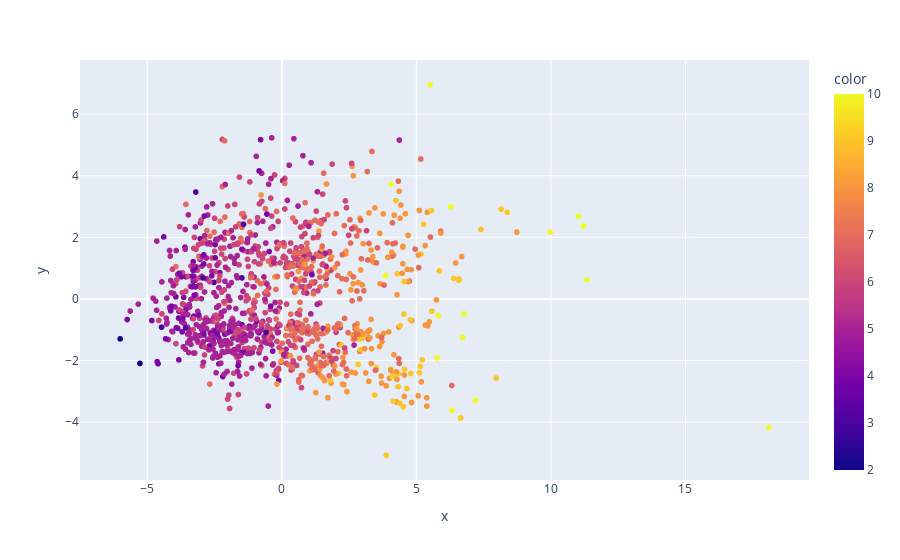
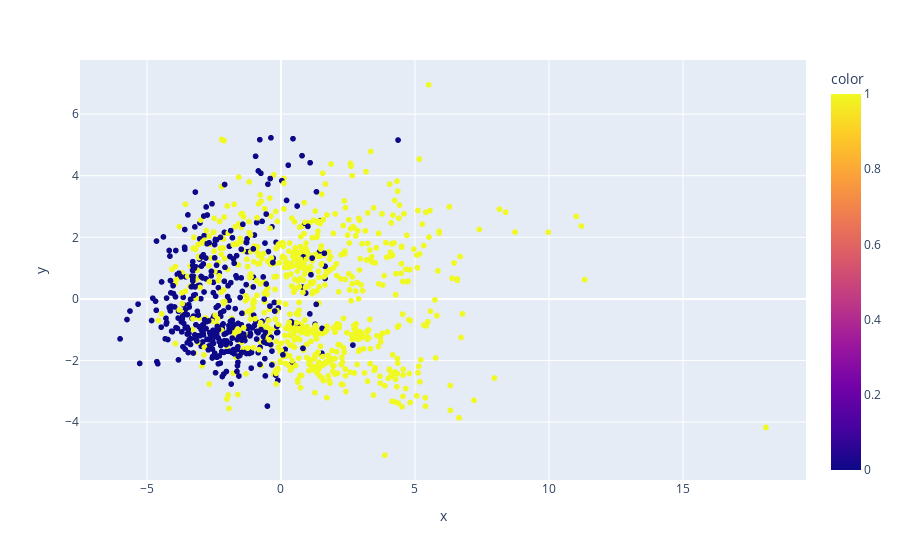
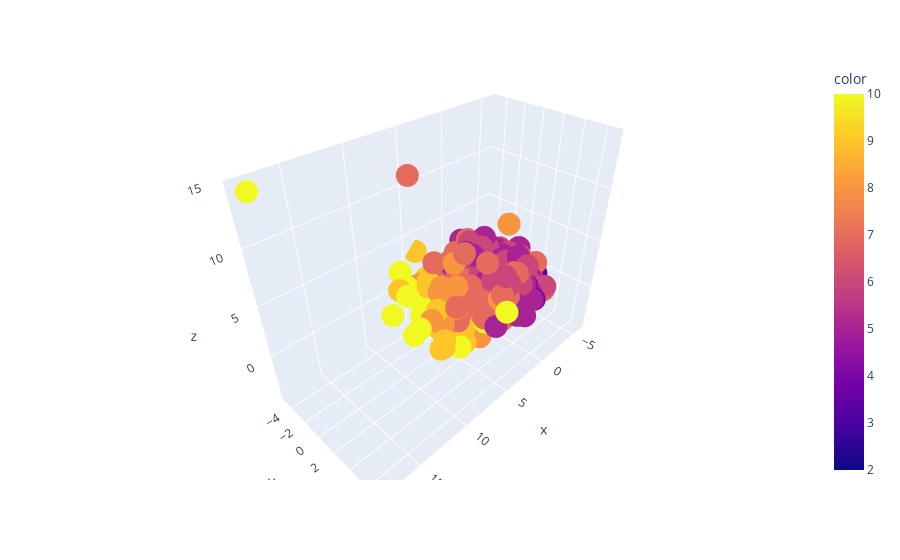

Notebook code cell kept with these figures, in order:
### Markdown cell above
<br>
<font size=5 color=#009999> 1.2 PCA for visualization </font> <br>
</font>


Even after this first cleaning, it is difficult to observe the dataset and to know whether neighbors have the same overall quality or not. You could observe each features, or observe features by groups of 2 or 3, but this requires a huge amount of work as they are 36 features left, even after cleaning! Moreover, the pair-wise distance between two observations in one feature is not always representative of the pair-wise distance between these two observations in the original features space (two houses can have been built the same year but be very different for all other features, for example).

Nevertheless, there exists a powerful tool to reduce the size of data and make it easier to observe: the Principal Component Analysis (PCA). 

<div class="alert alert-warning">
    
Use the <a href="https://scikit-learn.org/stable/modules/generated/sklearn.decomposition.PCA.html?highlight=pca#sklearn.decomposition.PCA">PCA</a> from scikit learn to reduce your data to 2 and 3 dimensions. Observe the two obtained datasets. Would you recommend a method based on neighbors? (Do not forget that you only have parts of the observation, as the data was reduced from dimension 36 to 2 or 3!)  
    
</div>

### Code cell
from sklearn.decomposition import PCA
import plotly.express as px

pca_2d = PCA(n_components=2)
pca_2d.fit(data)

pca_3d = PCA(n_components=3)
pca_3d.fit(data)

X_data2 = pca_2d.transform(data)

X_data3 = pca_3d.transform(data)


fig = px.scatter(x=X_data2[:, 0], y=X_data2[:, 1], color=y_obs)
fig.show()

fig = px.scatter(x=X_data2[:, 0], y=X_data2[:, 1], color=np.where(y_obs>5,1,0))
fig.show()

fig = px.scatter_3d(x=X_data3[:, 0], y=X_data3[:, 1], z=X_data3[:, 2], color=y_obs)
fig.show()

### Figure 1 — Plotly figure (JSON) as saved in the notebook; plotly's stock layout.template omitted (floating-point values rounded to 4 significant figures; data arrays with more than 128 entries replaced by an {"elided": "..."} marker saying what was removed)
{"data": [{"hovertemplate": "x=%{x}<br>y=%{y}<br>color=%{marker.color}<extra></extra>", "legendgroup": "", "marker": {"color": {"elided": "1121 int values"}, "coloraxis": "coloraxis", "symbol": "circle"}, "mode": "markers", "name": "", "showlegend": false, "type": "scattergl", "x": {"elided": "1121 float values"}, "xaxis": "x", "y": {"elided": "1121 float values"}, "yaxis": "y"}], "layout": {"coloraxis": {"colorbar": {"title": {"text": "color"}}, "colorscale": [[0, "#0d0887"], [0.1111, "#46039f"], [0.2222, "#7201a8"], [0.3333, "#9c179e"], [0.4444, "#bd3786"], [0.5556, "#d8576b"], [0.6667, "#ed7953"], [0.7778, "#fb9f3a"], [0.8889, "#fdca26"], [1, "#f0f921"]]}, "legend": {"tracegroupgap": 0}, "margin": {"t": 60}, "xaxis": {"anchor": "y", "domain": [0, 1], "title": {"text": "x"}}, "yaxis": {"anchor": "x", "domain": [0, 1], "title": {"text": "y"}}}}

### Figure 2 — Plotly figure (JSON) as saved in the notebook; plotly's stock layout.template omitted (floating-point values rounded to 4 significant figures; data arrays with more than 128 entries replaced by an {"elided": "..."} marker saying what was removed)
{"data": [{"hovertemplate": "x=%{x}<br>y=%{y}<br>color=%{marker.color}<extra></extra>", "legendgroup": "", "marker": {"color": {"elided": "1121 int values"}, "coloraxis": "coloraxis", "symbol": "circle"}, "mode": "markers", "name": "", "showlegend": false, "type": "scattergl", "x": {"elided": "1121 float values"}, "xaxis": "x", "y": {"elided": "1121 float values"}, "yaxis": "y"}], "layout": {"coloraxis": {"colorbar": {"title": {"text": "color"}}, "colorscale": [[0, "#0d0887"], [0.1111, "#46039f"], [0.2222, "#7201a8"], [0.3333, "#9c179e"], [0.4444, "#bd3786"], [0.5556, "#d8576b"], [0.6667, "#ed7953"], [0.7778, "#fb9f3a"], [0.8889, "#fdca26"], [1, "#f0f921"]]}, "legend": {"tracegroupgap": 0}, "margin": {"t": 60}, "xaxis": {"anchor": "y", "domain": [0, 1], "title": {"text": "x"}}, "yaxis": {"anchor": "x", "domain": [0, 1], "title": {"text": "y"}}}}

### Figure 3 — Plotly figure (JSON) as saved in the notebook; plotly's stock layout.template omitted (floating-point values rounded to 4 significant figures; data arrays with more than 128 entries replaced by an {"elided": "..."} marker saying what was removed)
{"data": [{"hovertemplate": "x=%{x}<br>y=%{y}<br>z=%{z}<br>color=%{marker.color}<extra></extra>", "legendgroup": "", "marker": {"color": {"elided": "1121 int values"}, "coloraxis": "coloraxis", "symbol": "circle"}, "mode": "markers", "name": "", "scene": "scene", "showlegend": false, "type": "scatter3d", "x": {"elided": "1121 float values"}, "y": {"elided": "1121 float values"}, "z": {"elided": "1121 float values"}}], "layout": {"coloraxis": {"colorbar": {"title": {"text": "color"}}, "colorscale": [[0, "#0d0887"], [0.1111, "#46039f"], [0.2222, "#7201a8"], [0.3333, "#9c179e"], [0.4444, "#bd3786"], [0.5556, "#d8576b"], [0.6667, "#ed7953"], [0.7778, "#fb9f3a"], [0.8889, "#fdca26"], [1, "#f0f921"]]}, "legend": {"tracegroupgap": 0}, "margin": {"t": 60}, "scene": {"domain": {"x": [0, 1], "y": [0, 1]}, "xaxis": {"title": {"text": "x"}}, "yaxis": {"title": {"text": "y"}}, "zaxis": {"title": {"text": "z"}}}}}
